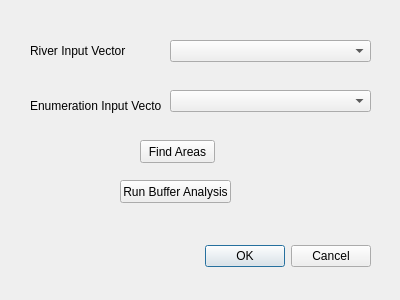
<?xml version="1.0" encoding="UTF-8"?>
<ui version="4.0">
 <class>FloodsDialogBase</class>
 <widget class="QDialog" name="FloodsDialogBase">
  <property name="geometry">
   <rect>
    <x>0</x>
    <y>0</y>
    <width>400</width>
    <height>300</height>
   </rect>
  </property>
  <property name="windowTitle">
   <string>floods</string>
  </property>
  <widget class="QDialogButtonBox" name="button_box">
   <property name="geometry">
    <rect>
     <x>30</x>
     <y>240</y>
     <width>341</width>
     <height>32</height>
    </rect>
   </property>
   <property name="orientation">
    <enum>Qt::Horizontal</enum>
   </property>
   <property name="standardButtons">
    <set>QDialogButtonBox::Cancel|QDialogButtonBox::Ok</set>
   </property>
  </widget>
  <widget class="QLabel" name="label">
   <property name="geometry">
    <rect>
     <x>30</x>
     <y>30</y>
     <width>101</width>
     <height>41</height>
    </rect>
   </property>
   <property name="text">
    <string>River Input Vector</string>
   </property>
  </widget>
  <widget class="QLabel" name="label_2">
   <property name="geometry">
    <rect>
     <x>30</x>
     <y>90</y>
     <width>131</width>
     <height>31</height>
    </rect>
   </property>
   <property name="text">
    <string>Enumeration Input Vector</string>
   </property>
  </widget>
  <widget class="QComboBox" name="layerComboBox1">
   <property name="geometry">
    <rect>
     <x>170</x>
     <y>40</y>
     <width>201</width>
     <height>22</height>
    </rect>
   </property>
  </widget>
  <widget class="QComboBox" name="layerComboBox2">
   <property name="geometry">
    <rect>
     <x>170</x>
     <y>90</y>
     <width>201</width>
     <height>22</height>
    </rect>
   </property>
  </widget>
  <widget class="QPushButton" name="saveToDBButton">
   <property name="geometry">
    <rect>
     <x>140</x>
     <y>140</y>
     <width>75</width>
     <height>23</height>
    </rect>
   </property>
   <property name="text">
    <string>Find Areas</string>
   </property>
  </widget>
  <widget class="QPushButton" name="runBufferButton">
   <property name="geometry">
    <rect>
     <x>120</x>
     <y>180</y>
     <width>111</width>
     <height>23</height>
    </rect>
   </property>
   <property name="text">
    <string>Run Buffer Analysis</string>
   </property>
  </widget>
 </widget>
 <resources/>
 <connections>
  <connection>
   <sender>button_box</sender>
   <signal>accepted()</signal>
   <receiver>FloodsDialogBase</receiver>
   <slot>accept()</slot>
   <hints>
    <hint type="sourcelabel">
     <x>20</x>
     <y>20</y>
    </hint>
    <hint type="destinationlabel">
     <x>20</x>
     <y>20</y>
    </hint>
   </hints>
  </connection>
  <connection>
   <sender>button_box</sender>
   <signal>rejected()</signal>
   <receiver>FloodsDialogBase</receiver>
   <slot>reject()</slot>
   <hints>
    <hint type="sourcelabel">
     <x>20</x>
     <y>20</y>
    </hint>
    <hint type="destinationlabel">
     <x>20</x>
     <y>20</y>
    </hint>
   </hints>
  </connection>
 </connections>
</ui>
